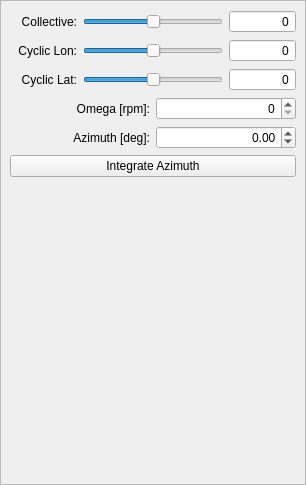
<?xml version="1.0" encoding="UTF-8"?>
<ui version="4.0">
 <class>DockWidgetCtrl</class>
 <widget class="QDockWidget" name="DockWidgetCtrl">
  <property name="geometry">
   <rect>
    <x>0</x>
    <y>0</y>
    <width>306</width>
    <height>485</height>
   </rect>
  </property>
  <property name="minimumSize">
   <size>
    <width>100</width>
    <height>100</height>
   </size>
  </property>
  <property name="locale">
   <locale language="English" country="UnitedStates"/>
  </property>
  <property name="features">
   <set>QDockWidget::DockWidgetMovable</set>
  </property>
  <property name="windowTitle">
   <string>Controls</string>
  </property>
  <widget class="QWidget" name="dockWidgetContents">
   <layout class="QGridLayout" name="gridLayout">
    <property name="leftMargin">
     <number>0</number>
    </property>
    <property name="topMargin">
     <number>0</number>
    </property>
    <property name="rightMargin">
     <number>0</number>
    </property>
    <property name="bottomMargin">
     <number>0</number>
    </property>
    <item row="0" column="0">
     <widget class="QScrollArea" name="scrollArea">
      <property name="widgetResizable">
       <bool>true</bool>
      </property>
      <widget class="QWidget" name="scrollAreaWidgetContents">
       <property name="geometry">
        <rect>
         <x>0</x>
         <y>0</y>
         <width>304</width>
         <height>458</height>
        </rect>
       </property>
       <layout class="QGridLayout" name="gridLayout_2">
        <item row="0" column="0">
         <widget class="QLabel" name="label_4">
          <property name="text">
           <string>Collective:</string>
          </property>
          <property name="alignment">
           <set>Qt::AlignRight|Qt::AlignTrailing|Qt::AlignVCenter</set>
          </property>
         </widget>
        </item>
        <item row="0" column="1" colspan="2">
         <widget class="QSlider" name="sliderCollective">
          <property name="maximum">
           <number>100</number>
          </property>
          <property name="value">
           <number>50</number>
          </property>
          <property name="orientation">
           <enum>Qt::Horizontal</enum>
          </property>
         </widget>
        </item>
        <item row="0" column="3">
         <widget class="QDoubleSpinBox" name="spinBoxCollective">
          <property name="alignment">
           <set>Qt::AlignRight|Qt::AlignTrailing|Qt::AlignVCenter</set>
          </property>
          <property name="readOnly">
           <bool>true</bool>
          </property>
          <property name="buttonSymbols">
           <enum>QAbstractSpinBox::NoButtons</enum>
          </property>
          <property name="decimals">
           <number>0</number>
          </property>
          <property name="minimum">
           <double>-999.000000000000000</double>
          </property>
          <property name="maximum">
           <double>999.000000000000000</double>
          </property>
         </widget>
        </item>
        <item row="1" column="0">
         <widget class="QLabel" name="label_5">
          <property name="text">
           <string>Cyclic Lon:</string>
          </property>
          <property name="alignment">
           <set>Qt::AlignRight|Qt::AlignTrailing|Qt::AlignVCenter</set>
          </property>
         </widget>
        </item>
        <item row="1" column="1" colspan="2">
         <widget class="QSlider" name="sliderCyclicLon">
          <property name="maximum">
           <number>100</number>
          </property>
          <property name="value">
           <number>50</number>
          </property>
          <property name="orientation">
           <enum>Qt::Horizontal</enum>
          </property>
         </widget>
        </item>
        <item row="1" column="3">
         <widget class="QDoubleSpinBox" name="spinBoxCyclicLon">
          <property name="alignment">
           <set>Qt::AlignRight|Qt::AlignTrailing|Qt::AlignVCenter</set>
          </property>
          <property name="readOnly">
           <bool>true</bool>
          </property>
          <property name="buttonSymbols">
           <enum>QAbstractSpinBox::NoButtons</enum>
          </property>
          <property name="decimals">
           <number>0</number>
          </property>
          <property name="minimum">
           <double>-999.000000000000000</double>
          </property>
          <property name="maximum">
           <double>999.000000000000000</double>
          </property>
         </widget>
        </item>
        <item row="2" column="0">
         <widget class="QLabel" name="label_6">
          <property name="text">
           <string>Cyclic Lat:</string>
          </property>
          <property name="alignment">
           <set>Qt::AlignRight|Qt::AlignTrailing|Qt::AlignVCenter</set>
          </property>
         </widget>
        </item>
        <item row="2" column="1" colspan="2">
         <widget class="QSlider" name="sliderCyclicLat">
          <property name="maximum">
           <number>100</number>
          </property>
          <property name="value">
           <number>50</number>
          </property>
          <property name="orientation">
           <enum>Qt::Horizontal</enum>
          </property>
         </widget>
        </item>
        <item row="2" column="3">
         <widget class="QDoubleSpinBox" name="spinBoxCyclicLat">
          <property name="alignment">
           <set>Qt::AlignRight|Qt::AlignTrailing|Qt::AlignVCenter</set>
          </property>
          <property name="readOnly">
           <bool>true</bool>
          </property>
          <property name="buttonSymbols">
           <enum>QAbstractSpinBox::NoButtons</enum>
          </property>
          <property name="decimals">
           <number>0</number>
          </property>
          <property name="minimum">
           <double>-999.000000000000000</double>
          </property>
          <property name="maximum">
           <double>999.000000000000000</double>
          </property>
         </widget>
        </item>
        <item row="3" column="0" colspan="2">
         <widget class="QLabel" name="labelRotorRpm">
          <property name="text">
           <string>Omega [rpm]:</string>
          </property>
          <property name="alignment">
           <set>Qt::AlignRight|Qt::AlignTrailing|Qt::AlignVCenter</set>
          </property>
          <property name="buddy">
           <cstring>spinBoxRotorRpm</cstring>
          </property>
         </widget>
        </item>
        <item row="3" column="2" colspan="2">
         <widget class="QDoubleSpinBox" name="spinBoxRotorRpm">
          <property name="alignment">
           <set>Qt::AlignRight|Qt::AlignTrailing|Qt::AlignVCenter</set>
          </property>
          <property name="decimals">
           <number>0</number>
          </property>
          <property name="maximum">
           <double>9999.000000000000000</double>
          </property>
         </widget>
        </item>
        <item row="4" column="0" colspan="2">
         <widget class="QLabel" name="labelRotorPsi">
          <property name="text">
           <string>Azimuth [deg]:</string>
          </property>
          <property name="alignment">
           <set>Qt::AlignRight|Qt::AlignTrailing|Qt::AlignVCenter</set>
          </property>
          <property name="buddy">
           <cstring>spinBoxRotorPsi</cstring>
          </property>
         </widget>
        </item>
        <item row="4" column="2" colspan="2">
         <widget class="QDoubleSpinBox" name="spinBoxRotorPsi">
          <property name="alignment">
           <set>Qt::AlignRight|Qt::AlignTrailing|Qt::AlignVCenter</set>
          </property>
          <property name="minimum">
           <double>-360.000000000000000</double>
          </property>
          <property name="maximum">
           <double>360.000000000000000</double>
          </property>
         </widget>
        </item>
        <item row="5" column="0" colspan="4">
         <widget class="QPushButton" name="pushButtonIntegrate">
          <property name="text">
           <string>Integrate Azimuth</string>
          </property>
          <property name="checkable">
           <bool>true</bool>
          </property>
         </widget>
        </item>
        <item row="6" column="0" colspan="4">
         <spacer name="verticalSpacer">
          <property name="orientation">
           <enum>Qt::Vertical</enum>
          </property>
          <property name="sizeHint" stdset="0">
           <size>
            <width>20</width>
            <height>297</height>
           </size>
          </property>
         </spacer>
        </item>
       </layout>
      </widget>
     </widget>
    </item>
   </layout>
  </widget>
 </widget>
 <tabstops>
  <tabstop>scrollArea</tabstop>
 </tabstops>
 <resources/>
 <connections/>
</ui>
